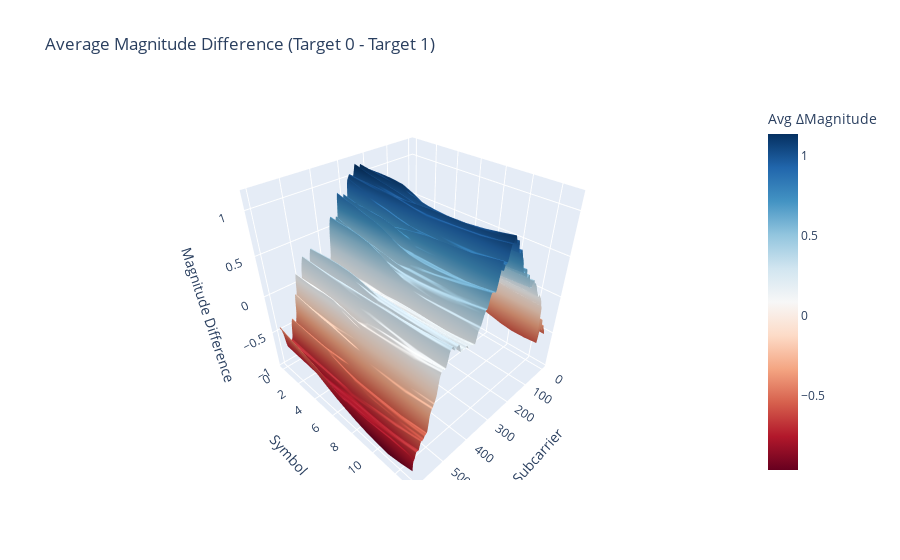

Notebook code cell kept with this figure:
### Code cell
import numpy as np
import plotly.graph_objects as go

# Convert mag_0 and mag_1 lists to 3D NumPy arrays: (10, 100, 600)
# mag_0_arr = np.array(mag_0)
# mag_1_arr = np.array(mag_1)

# Compute the difference for all 10: shape (10, 100, 600)
diffs = mag_0_arr - mag_1_arr

# Compute average across the 10 blocks: shape (100, 600)
avg_diff = np.mean(diffs, axis=0)

# Create axes
x = np.arange(avg_diff.shape[1])  # Subcarriers (600)
y = np.arange(avg_diff.shape[0])  # Symbols (100)

# Plot the average difference
fig = go.Figure(data=[
    go.Surface(z=avg_diff, x=x, y=y, colorscale='RdBu', colorbar_title='Avg ΔMagnitude')
])

fig.update_layout(
    title='Average Magnitude Difference (Target 0 - Target 1)',
    scene=dict(
        xaxis_title='Subcarrier',
        yaxis_title='Symbol',
        zaxis_title='Magnitude Difference'
    ),
    autosize=True
)

fig.show()

### Figure 1 — Plotly figure (JSON) as saved in the notebook; plotly's stock layout.template omitted (floating-point values rounded to 4 significant figures; data arrays with more than 128 entries replaced by an {"elided": "..."} marker saying what was removed)
{"data": [{"colorbar": {"title": {"text": "Avg ΔMagnitude"}}, "colorscale": [[0, "rgb(103,0,31)"], [0.1, "rgb(178,24,43)"], [0.2, "rgb(214,96,77)"], [0.3, "rgb(244,165,130)"], [0.4, "rgb(253,219,199)"], [0.5, "rgb(247,247,247)"], [0.6, "rgb(209,229,240)"], [0.7, "rgb(146,197,222)"], [0.8, "rgb(67,147,195)"], [0.9, "rgb(33,102,172)"], [1, "rgb(5,48,97)"]], "type": "surface", "x": {"elided": "600 int values"}, "y": [0, 1, 2, 3, 4, 5, 6, 7, 8, 9, 10, 11, 12, 13], "z": {"elided": "14x600 float values"}}], "layout": {"autosize": true, "scene": {"xaxis": {"title": {"text": "Subcarrier"}}, "yaxis": {"title": {"text": "Symbol"}}, "zaxis": {"title": {"text": "Magnitude Difference"}}}, "title": {"text": "Average Magnitude Difference (Target 0 - Target 1)"}}}
